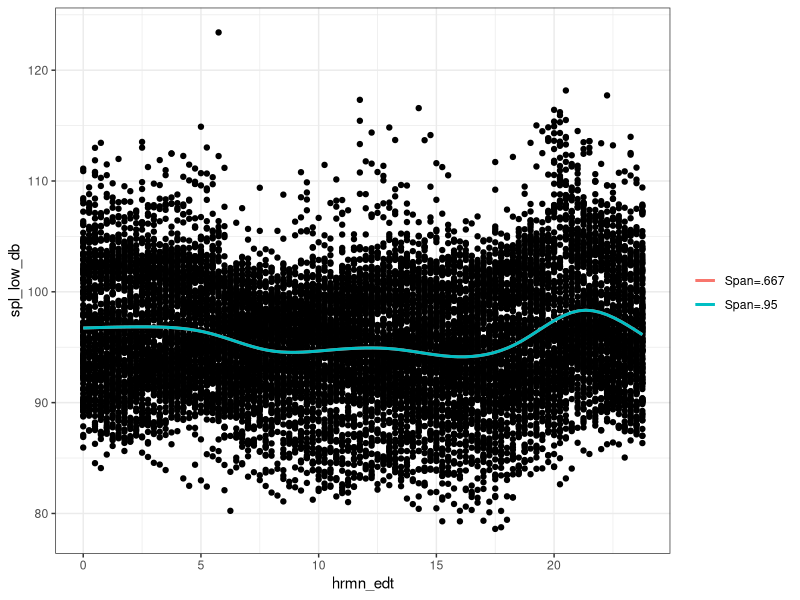
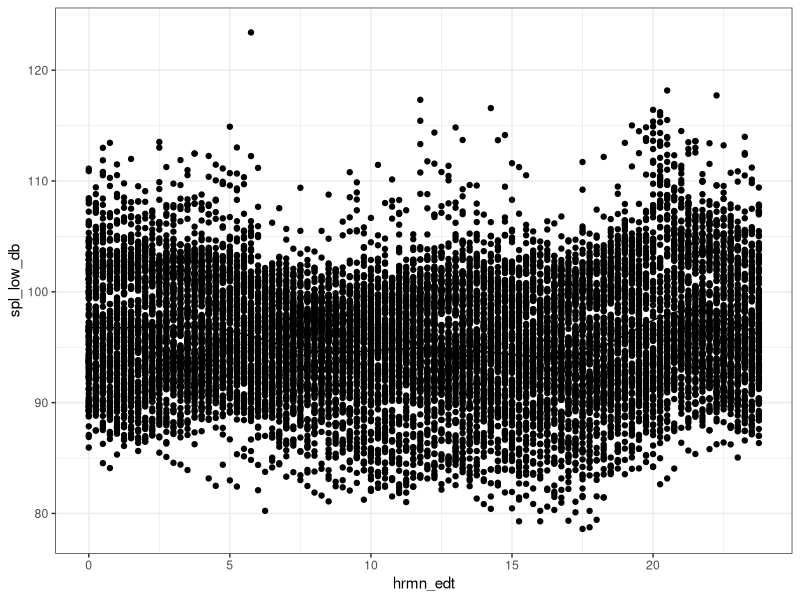
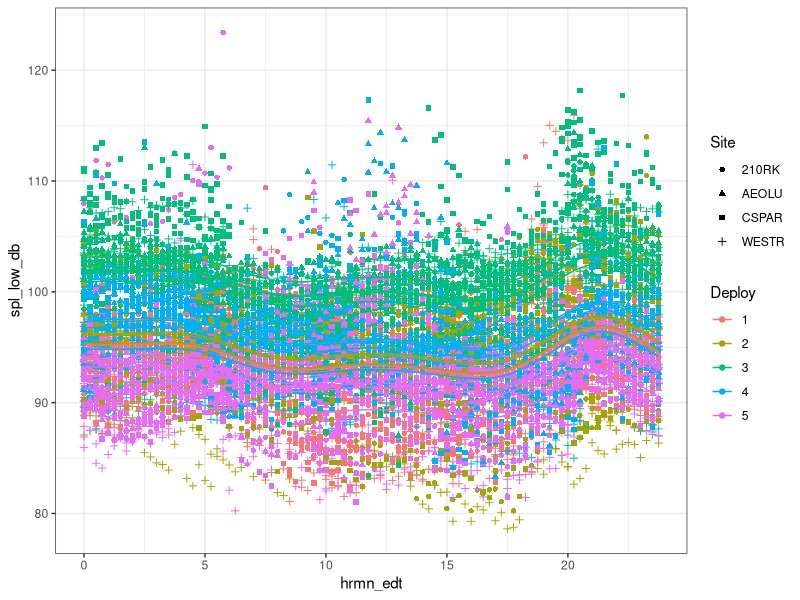
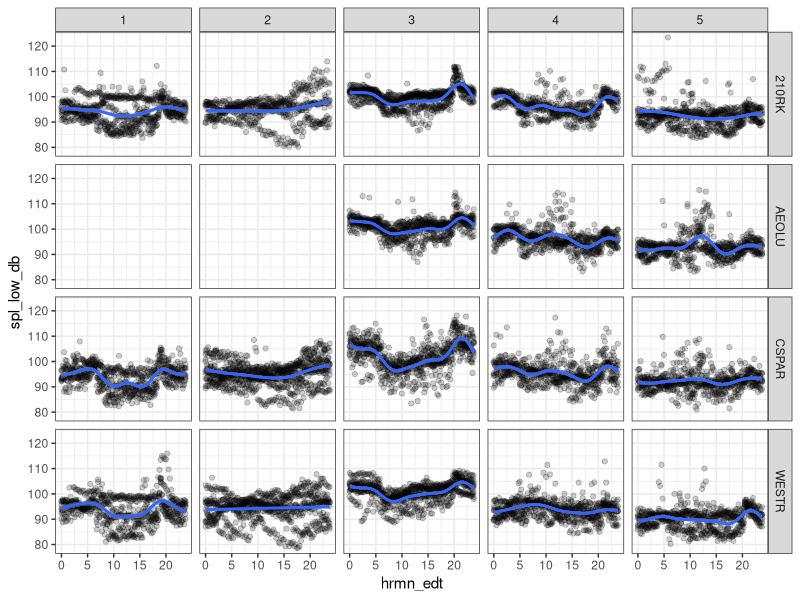
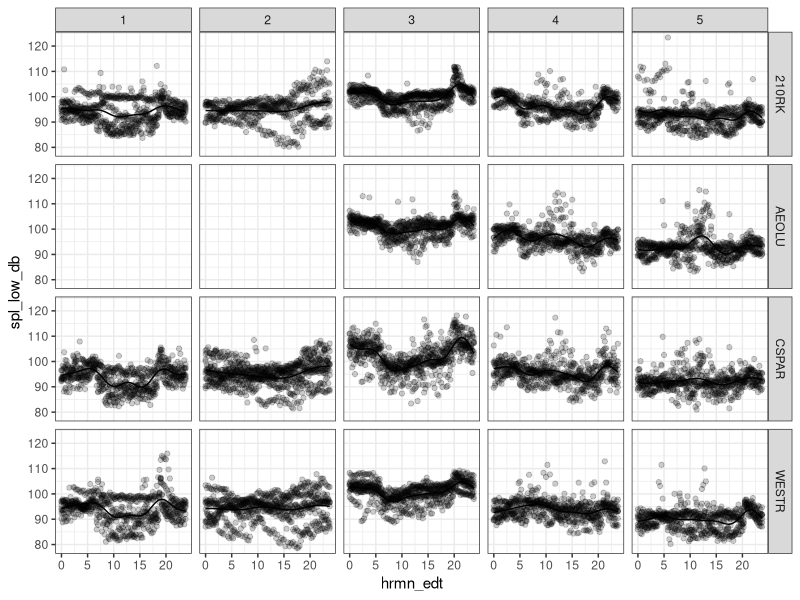
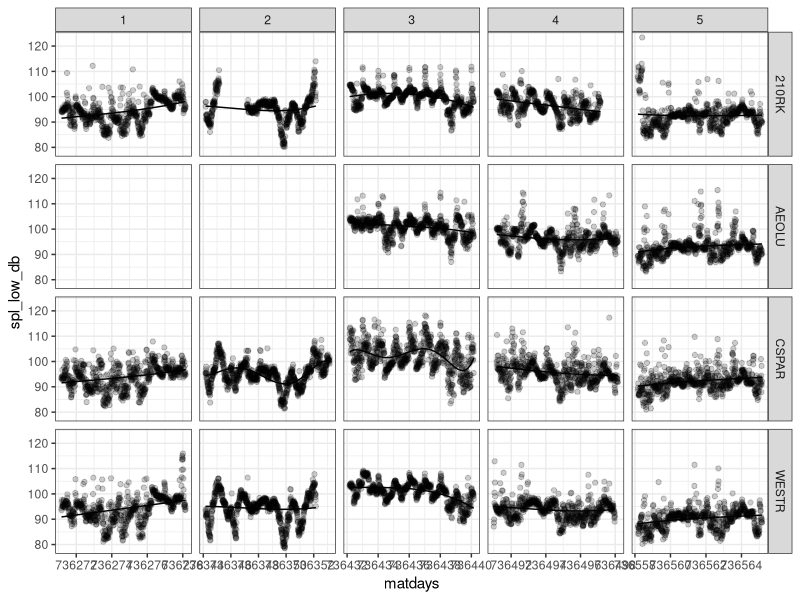
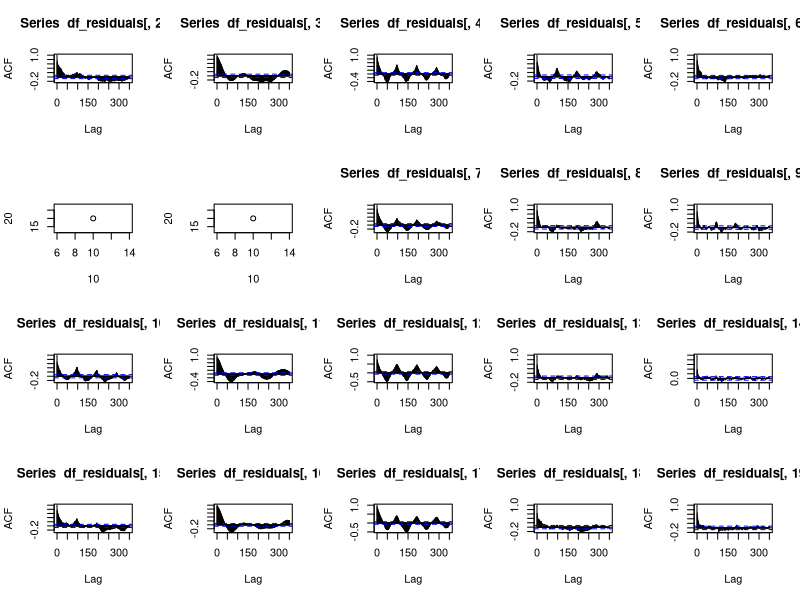
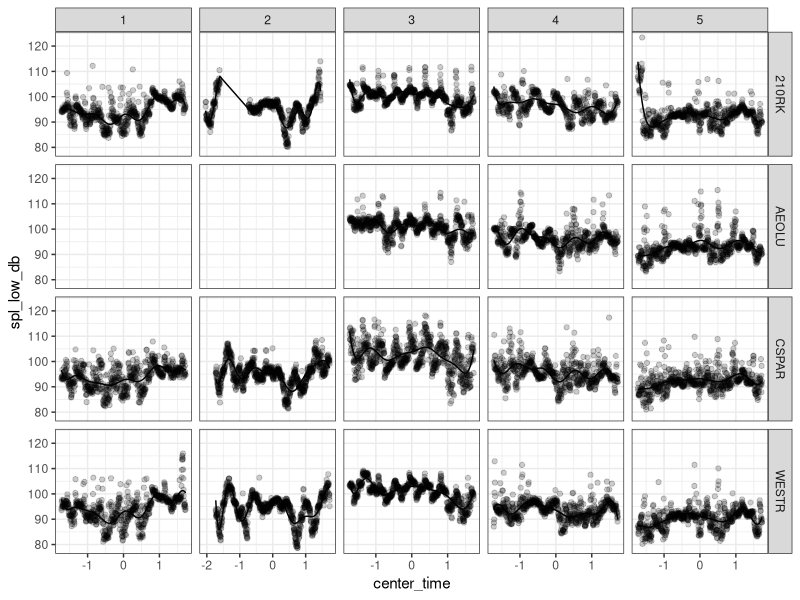

These charts were generated, in order, by the following R code:
## ---- chunk 1
knitr::opts_chunk$set(echo = TRUE)
## ---- chunk 2
setwd('C:/Users/Becca/Desktop/Soundscape_Analysis/Modeling')
library(ggplot2)
library(dplyr)
library(mgcv)
library(nlme)
library(tidyr)
library(circular)
## ---- chunk 3
spl_data = read.csv('SPL_all_data.csv', header = TRUE)
spl_data = mutate(spl_data, Site = case_when(site == 1 ~ "210RK", site == 2 ~ "WESTR",
                                           site == 3 ~ "CSPAR", site == 4 ~ "AEOLU"),
                 Deploy = case_when(month == 11 ~ 1, month == 1 ~ 2, month == 4 ~ 3, 
                                    month == 6 ~ 4, month == 8 ~ 5), 
                 Reef_type = case_when(Site == "210RK" | Site == "WESTR" ~ "Natural",
                                       Site == "CSPAR" | Site == "AEOLU" ~ "Artificial"))
spl_data$id = paste(spl_data$Site,spl_data$Deploy, sep = "_")
spl_data$Deploy = as.factor(spl_data$Deploy)
spl_data$Site = as.factor(spl_data$Site)
spl_data = spl_data %>% group_by(id) %>% mutate(center_time = scale(matdays, center = TRUE))

## ---- chunk 4
theme_set(theme_bw())
SPLdB_plot = ggplot(spl_data, aes(x = hrmn_edt, y = spl_low_db))+ geom_point()

# Plotting with different smoothers
SPLdB_plot+ geom_smooth(aes(color="Span=.667"),se=F)+ geom_smooth(aes(color="Span=.95"),se=F,span=.95)+labs(color="")+
  geom_smooth(aes(color="Span=.667, Robust Fit"),se=F,method.args=list(family="symmetric"))

# Simplest GAM
test_gam1 = gam(spl_low_db ~ s(hrmn_edt), data = spl_data)
SPLdB_plot+ geom_line(aes(y = predict(test_gam1)))

# Simple GAM, but plotting deployment and its interaction with site
test_gam2 = gam(spl_low_db ~ s(hrmn_edt) + Deploy*Site, data = spl_data)
ggplot(spl_data, aes(x = hrmn_edt, y = spl_low_db, color = Deploy, shape = Site))+ geom_point()+
  geom_line(aes(y = predict(test_gam2)))+ labs(color = "Deploy", shape = "Site")
summary(test_gam2)

## ---- chunk 5
# The goal is to describe the daily pattern in SPL and evaluate how it varies across site and season

## Fit gams that vary in their complexity of both smoothing effects and additive effects
spl_gam1 <- gam(spl_low_db ~ s(hrmn_edt)+ Site*Deploy, data=spl_data)
spl_gam2 <- gam(spl_low_db ~ s(hrmn_edt, by = Deploy) + Site*Deploy, data=spl_data)
full_addmod <- gam(spl_low_db ~ s(hrmn_edt, by = interaction(Site,Deploy)) + Site+Deploy, data=spl_data)
full_interactmod <- gam(spl_low_db ~ s(hrmn_edt, by = interaction(Site,Deploy)) + Site*Deploy, data=spl_data)
cont_interactmod <- gam(spl_low_db ~ s(matdays, by = interaction(Site,Deploy)) + Site*Deploy, data=spl_data)
circ_interactmod <- gam(spl_low_db ~ s(sin((2*pi*matdays)/24) + cos((2*pi*matdays)/24), 
                                       by = interaction(Site,Deploy)) + Site*Deploy, data=spl_data)


## Test for differences among nested models.
anova(full_interactmod, full_addmod, test="Chisq")
AIC(full_interactmod, full_addmod)
## ANOVA suggests that we keep the most complicated model
## The p-values are highly suspect given the likely temporal autocorrelation

summary(full_interactmod)
summary(cont_interactmod)
summary(circ_interactmod)


## Using ggplot for quick gam visualization
ggplot(spl_data, aes(x=hrmn_edt, y=spl_low_db))+ 
  geom_point(alpha = .2)+
  geom_smooth(method="gam", formula= y~s(x))+ facet_grid(Site~Deploy)

ggplot(spl_data, aes(x = hrmn_edt, y = spl_low_db))+ geom_point(alpha = .2)+
  geom_line(aes(y = predict(full_interactmod)))+ facet_grid(Site~Deploy)
ggplot(spl_data, aes(x=matdays, y = spl_low_db))+ geom_point(alpha = .2)+
  geom_line(aes(y = predict(cont_interactmod)))+ facet_grid(Site~Deploy, scales = "free_x")

## ---- chunk 6

## Attempting acf on each site/deploy following convo with james
filecount = as.vector(c(1:672,1:576,1:768,1:576,1:672,
                        1:672,1:768,1:768,1:672,1:672,
                        1:672,1:864,1:768,1:672,1:672,
                        1:768,1:672,1:672))
df_residuals = data.frame(filecount = filecount, ID = spl_data$id, residuals = residuals(cont_interactmod)) %>%
  spread(ID,residuals,fill = NA)

#acf_obj = apply(df_residuals[,-1],2,acf, na.action = na.omit)
#df <- data.frame(matrix(unlist(acf_obj), nrow=length(acf_obj), byrow=T))
#test = do.call(rbind,acf_obj)

par(mfrow=c(4,5))
acf(df_residuals[,2], lag.max = 350, na.action = na.omit) # 210 1
acf(df_residuals[,3], lag.max = 350, na.action = na.omit) # 210 2
acf(df_residuals[,4], lag.max = 350, na.action = na.omit) # 210 3 
acf(df_residuals[,5], lag.max = 350, na.action = na.omit) # 210 4
acf(df_residuals[,6], lag.max = 350, na.action = na.omit) # 210 5 
plot(x = 10, y = 20)
plot(x = 10, y = 20)
acf(df_residuals[,7], lag.max = 350, na.action = na.omit) # AEOLU 3
acf(df_residuals[,8], lag.max = 350, na.action = na.omit) # AEOLU 4
acf(df_residuals[,9], lag.max = 350, na.action = na.omit) # AEOLU 5
acf(df_residuals[,10], lag.max = 350, na.action = na.omit) # CSPAR 1
acf(df_residuals[,11], lag.max = 350, na.action = na.omit) # CSPAR 2
acf(df_residuals[,12], lag.max = 350, na.action = na.omit) # CSPAR 3
acf(df_residuals[,13], lag.max = 350, na.action = na.omit) # CSPAR 4
acf(df_residuals[,14], lag.max = 350, na.action = na.omit) # CSPAR 5
acf(df_residuals[,15], lag.max = 350, na.action = na.omit) # WESTR 1
acf(df_residuals[,16], lag.max = 350, na.action = na.omit) # WESTR 2 
acf(df_residuals[,17], lag.max = 350, na.action = na.omit) # WESTR 3
acf(df_residuals[,18], lag.max = 350, na.action = na.omit) # WESTR 4
acf(df_residuals[,19], lag.max = 350, na.action = na.omit) # WESTR 5

## ---- chunk 7
# fit with lme too and look at residuals and subtract off daily cycle

circ_interactmod_centered = gam(spl_low_db ~ s(center_time, by = interaction(Site,Deploy))+ 
                            (sin(2*pi*center_time/24) + cos(2*pi*center_time/24))*id + Site*Deploy, data=spl_data)
summary(circ_interactmod_centered)
ggplot(spl_data, aes(x = center_time, y = spl_low_db))+ geom_point(alpha = .2)+
  geom_line(aes(y = predict(circ_interactmod_centered)))+ facet_grid(Site~Deploy, scales = "free_x")


circ_interactmod <- lm(spl_low_db ~ center_time+ (sin(2*pi*center_time/24) + cos(2*pi*center_time/24))*id,
                       data=spl_data)
summary(circ_interactmod)
plot(circ_interactmod)

#circ_interactmod <- gls(spl_low_db ~ center_time+ (sin(2*pi*center_time/24) + cos(2*pi*center_time/24))*id,
#                        correlation = corCAR1(~center_time|Site*Deploy), data=spl_data)
